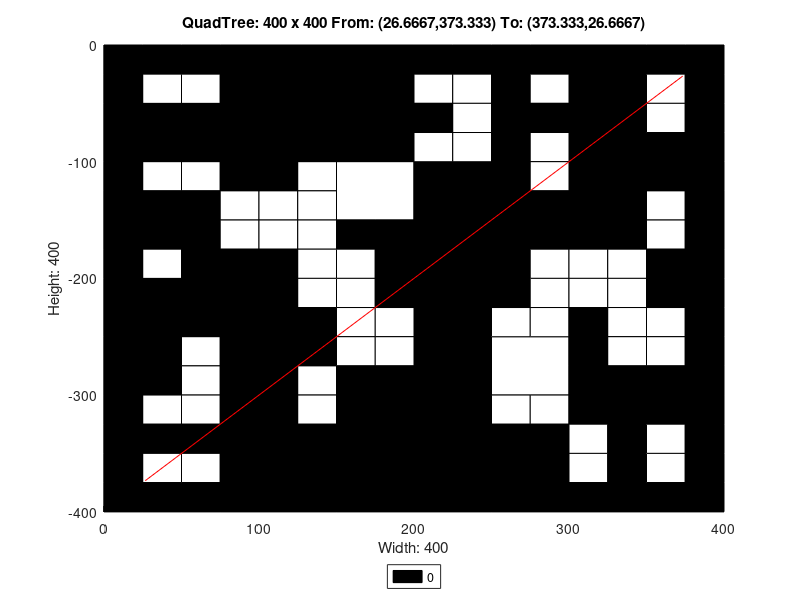

Recreate this plot in MATLAB.
axis([0 400 -400 0]);
title('QuadTree: 400 x 400 From: (26.6667,373.333) To: (373.333,26.6667)');
xlabel('Width: 400');
ylabel('Height: 400');
rectangle('Position',[100 -100 100 100], 'FaceColor',[0 0 0]);
rectangle('Position',[0 -100 50 50], 'FaceColor',[0 0 0]);
rectangle('Position',[50 -100 50 50], 'FaceColor',[0 0 0]);
rectangle('Position',[150 -150 50 50], 'FaceColor',[1 1 1]);
rectangle('Position',[300 -50 50 50], 'FaceColor',[0 0 0]);
rectangle('Position',[300 -100 50 50], 'FaceColor',[0 0 0]);
rectangle('Position',[200 -150 50 50], 'FaceColor',[0 0 0]);
rectangle('Position',[200 -200 50 50], 'FaceColor',[0 0 0]);
rectangle('Position',[300 -150 50 50], 'FaceColor',[0 0 0]);
rectangle('Position',[0 -250 50 50], 'FaceColor',[0 0 0]);
rectangle('Position',[50 -250 50 50], 'FaceColor',[0 0 0]);
rectangle('Position',[0 -300 50 50], 'FaceColor',[0 0 0]);
rectangle('Position',[150 -350 50 50], 'FaceColor',[0 0 0]);
rectangle('Position',[100 -400 50 50], 'FaceColor',[0 0 0]);
rectangle('Position',[150 -400 50 50], 'FaceColor',[0 0 0]);
rectangle('Position',[200 -250 50 50], 'FaceColor',[0 0 0]);
rectangle('Position',[200 -300 50 50], 'FaceColor',[0 0 0]);
rectangle('Position',[250 -300 50 50], 'FaceColor',[1 1 1]);
rectangle('Position',[200 -350 50 50], 'FaceColor',[0 0 0]);
rectangle('Position',[200 -400 50 50], 'FaceColor',[0 0 0]);
rectangle('Position',[250 -400 50 50], 'FaceColor',[0 0 0]);
rectangle('Position',[0 -25 25 25], 'FaceColor',[0 0 0]);
rectangle('Position',[25 -25 25 25], 'FaceColor',[0 0 0]);
rectangle('Position',[0 -50 25 25], 'FaceColor',[0 0 0]);
rectangle('Position',[25 -50 25 25], 'FaceColor',[1 1 1]);
rectangle('Position',[50 -25 25 25], 'FaceColor',[0 0 0]);
rectangle('Position',[75 -25 25 25], 'FaceColor',[0 0 0]);
rectangle('Position',[50 -50 25 25], 'FaceColor',[1 1 1]);
rectangle('Position',[75 -50 25 25], 'FaceColor',[0 0 0]);
rectangle('Position',[0 -125 25 25], 'FaceColor',[0 0 0]);
rectangle('Position',[25 -125 25 25], 'FaceColor',[1 1 1]);
rectangle('Position',[0 -150 25 25], 'FaceColor',[0 0 0]);
rectangle('Position',[25 -150 25 25], 'FaceColor',[0 0 0]);
rectangle('Position',[50 -125 25 25], 'FaceColor',[1 1 1]);
rectangle('Position',[75 -125 25 25], 'FaceColor',[0 0 0]);
rectangle('Position',[50 -150 25 25], 'FaceColor',[0 0 0]);
rectangle('Position',[75 -150 25 25], 'FaceColor',[1 1 1]);
rectangle('Position',[0 -175 25 25], 'FaceColor',[0 0 0]);
rectangle('Position',[25 -175 25 25], 'FaceColor',[0 0 0]);
rectangle('Position',[0 -200 25 25], 'FaceColor',[0 0 0]);
rectangle('Position',[25 -200 25 25], 'FaceColor',[1 1 1]);
rectangle('Position',[50 -175 25 25], 'FaceColor',[0 0 0]);
rectangle('Position',[75 -175 25 25], 'FaceColor',[1 1 1]);
rectangle('Position',[50 -200 25 25], 'FaceColor',[0 0 0]);
rectangle('Position',[75 -200 25 25], 'FaceColor',[0 0 0]);
rectangle('Position',[100 -125 25 25], 'FaceColor',[0 0 0]);
rectangle('Position',[125 -125 25 25], 'FaceColor',[1 1 1]);
rectangle('Position',[100 -150 25 25], 'FaceColor',[1 1 1]);
rectangle('Position',[125 -150 25 25], 'FaceColor',[1 1 1]);
rectangle('Position',[100 -175 25 25], 'FaceColor',[1 1 1]);
rectangle('Position',[125 -175 25 25], 'FaceColor',[1 1 1]);
rectangle('Position',[100 -200 25 25], 'FaceColor',[0 0 0]);
rectangle('Position',[125 -200 25 25], 'FaceColor',[1 1 1]);
rectangle('Position',[150 -175 25 25], 'FaceColor',[0 0 0]);
rectangle('Position',[175 -175 25 25], 'FaceColor',[0 0 0]);
rectangle('Position',[150 -200 25 25], 'FaceColor',[1 1 1]);
rectangle('Position',[175 -200 25 25], 'FaceColor',[0 0 0]);
rectangle('Position',[200 -25 25 25], 'FaceColor',[0 0 0]);
rectangle('Position',[225 -25 25 25], 'FaceColor',[0 0 0]);
rectangle('Position',[200 -50 25 25], 'FaceColor',[1 1 1]);
rectangle('Position',[225 -50 25 25], 'FaceColor',[1 1 1]);
rectangle('Position',[250 -25 25 25], 'FaceColor',[0 0 0]);
rectangle('Position',[275 -25 25 25], 'FaceColor',[0 0 0]);
rectangle('Position',[250 -50 25 25], 'FaceColor',[0 0 0]);
rectangle('Position',[275 -50 25 25], 'FaceColor',[1 1 1]);
rectangle('Position',[200 -75 25 25], 'FaceColor',[0 0 0]);
rectangle('Position',[225 -75 25 25], 'FaceColor',[1 1 1]);
rectangle('Position',[200 -100 25 25], 'FaceColor',[1 1 1]);
rectangle('Position',[225 -100 25 25], 'FaceColor',[1 1 1]);
rectangle('Position',[250 -75 25 25], 'FaceColor',[0 0 0]);
rectangle('Position',[275 -75 25 25], 'FaceColor',[0 0 0]);
rectangle('Position',[250 -100 25 25], 'FaceColor',[0 0 0]);
rectangle('Position',[275 -100 25 25], 'FaceColor',[1 1 1]);
rectangle('Position',[350 -25 25 25], 'FaceColor',[0 0 0]);
rectangle('Position',[375 -25 25 25], 'FaceColor',[0 0 0]);
rectangle('Position',[350 -50 25 25], 'FaceColor',[1 1 1]);
rectangle('Position',[375 -50 25 25], 'FaceColor',[0 0 0]);
rectangle('Position',[350 -75 25 25], 'FaceColor',[1 1 1]);
rectangle('Position',[375 -75 25 25], 'FaceColor',[0 0 0]);
rectangle('Position',[350 -100 25 25], 'FaceColor',[0 0 0]);
rectangle('Position',[375 -100 25 25], 'FaceColor',[0 0 0]);
rectangle('Position',[250 -125 25 25], 'FaceColor',[0 0 0]);
rectangle('Position',[275 -125 25 25], 'FaceColor',[1 1 1]);
rectangle('Position',[250 -150 25 25], 'FaceColor',[0 0 0]);
rectangle('Position',[275 -150 25 25], 'FaceColor',[0 0 0]);
rectangle('Position',[250 -175 25 25], 'FaceColor',[0 0 0]);
rectangle('Position',[275 -175 25 25], 'FaceColor',[0 0 0]);
rectangle('Position',[250 -200 25 25], 'FaceColor',[0 0 0]);
rectangle('Position',[275 -200 25 25], 'FaceColor',[1 1 1]);
rectangle('Position',[350 -125 25 25], 'FaceColor',[0 0 0]);
rectangle('Position',[375 -125 25 25], 'FaceColor',[0 0 0]);
rectangle('Position',[350 -150 25 25], 'FaceColor',[1 1 1]);
rectangle('Position',[375 -150 25 25], 'FaceColor',[0 0 0]);
rectangle('Position',[300 -175 25 25], 'FaceColor',[0 0 0]);
rectangle('Position',[325 -175 25 25], 'FaceColor',[0 0 0]);
rectangle('Position',[300 -200 25 25], 'FaceColor',[1 1 1]);
rectangle('Position',[325 -200 25 25], 'FaceColor',[1 1 1]);
rectangle('Position',[350 -175 25 25], 'FaceColor',[1 1 1]);
rectangle('Position',[375 -175 25 25], 'FaceColor',[0 0 0]);
rectangle('Position',[350 -200 25 25], 'FaceColor',[0 0 0]);
rectangle('Position',[375 -200 25 25], 'FaceColor',[0 0 0]);
rectangle('Position',[50 -275 25 25], 'FaceColor',[1 1 1]);
rectangle('Position',[75 -275 25 25], 'FaceColor',[0 0 0]);
rectangle('Position',[50 -300 25 25], 'FaceColor',[1 1 1]);
rectangle('Position',[75 -300 25 25], 'FaceColor',[0 0 0]);
rectangle('Position',[100 -225 25 25], 'FaceColor',[0 0 0]);
rectangle('Position',[125 -225 25 25], 'FaceColor',[1 1 1]);
rectangle('Position',[100 -250 25 25], 'FaceColor',[0 0 0]);
rectangle('Position',[125 -250 25 25], 'FaceColor',[0 0 0]);
rectangle('Position',[150 -225 25 25], 'FaceColor',[1 1 1]);
rectangle('Position',[175 -225 25 25], 'FaceColor',[0 0 0]);
rectangle('Position',[150 -250 25 25], 'FaceColor',[1 1 1]);
rectangle('Position',[175 -250 25 25], 'FaceColor',[1 1 1]);
rectangle('Position',[100 -275 25 25], 'FaceColor',[0 0 0]);
rectangle('Position',[125 -275 25 25], 'FaceColor',[0 0 0]);
rectangle('Position',[100 -300 25 25], 'FaceColor',[0 0 0]);
rectangle('Position',[125 -300 25 25], 'FaceColor',[1 1 1]);
rectangle('Position',[150 -275 25 25], 'FaceColor',[1 1 1]);
rectangle('Position',[175 -275 25 25], 'FaceColor',[1 1 1]);
rectangle('Position',[150 -300 25 25], 'FaceColor',[0 0 0]);
rectangle('Position',[175 -300 25 25], 'FaceColor',[0 0 0]);
rectangle('Position',[0 -325 25 25], 'FaceColor',[0 0 0]);
rectangle('Position',[25 -325 25 25], 'FaceColor',[1 1 1]);
rectangle('Position',[0 -350 25 25], 'FaceColor',[0 0 0]);
rectangle('Position',[25 -350 25 25], 'FaceColor',[0 0 0]);
rectangle('Position',[50 -325 25 25], 'FaceColor',[1 1 1]);
rectangle('Position',[75 -325 25 25], 'FaceColor',[0 0 0]);
rectangle('Position',[50 -350 25 25], 'FaceColor',[0 0 0]);
rectangle('Position',[75 -350 25 25], 'FaceColor',[0 0 0]);
rectangle('Position',[0 -375 25 25], 'FaceColor',[0 0 0]);
rectangle('Position',[25 -375 25 25], 'FaceColor',[1 1 1]);
rectangle('Position',[0 -400 25 25], 'FaceColor',[0 0 0]);
rectangle('Position',[25 -400 25 25], 'FaceColor',[0 0 0]);
rectangle('Position',[50 -375 25 25], 'FaceColor',[1 1 1]);
rectangle('Position',[75 -375 25 25], 'FaceColor',[0 0 0]);
rectangle('Position',[50 -400 25 25], 'FaceColor',[0 0 0]);
rectangle('Position',[75 -400 25 25], 'FaceColor',[0 0 0]);
rectangle('Position',[100 -325 25 25], 'FaceColor',[0 0 0]);
rectangle('Position',[125 -325 25 25], 'FaceColor',[1 1 1]);
rectangle('Position',[100 -350 25 25], 'FaceColor',[0 0 0]);
rectangle('Position',[125 -350 25 25], 'FaceColor',[0 0 0]);
rectangle('Position',[250 -225 25 25], 'FaceColor',[0 0 0]);
rectangle('Position',[275 -225 25 25], 'FaceColor',[1 1 1]);
rectangle('Position',[250 -250 25 25], 'FaceColor',[1 1 1]);
rectangle('Position',[275 -250 25 25], 'FaceColor',[1 1 1]);
rectangle('Position',[300 -225 25 25], 'FaceColor',[1 1 1]);
rectangle('Position',[325 -225 25 25], 'FaceColor',[1 1 1]);
rectangle('Position',[300 -250 25 25], 'FaceColor',[0 0 0]);
rectangle('Position',[325 -250 25 25], 'FaceColor',[1 1 1]);
rectangle('Position',[350 -225 25 25], 'FaceColor',[0 0 0]);
rectangle('Position',[375 -225 25 25], 'FaceColor',[0 0 0]);
rectangle('Position',[350 -250 25 25], 'FaceColor',[1 1 1]);
rectangle('Position',[375 -250 25 25], 'FaceColor',[0 0 0]);
rectangle('Position',[300 -275 25 25], 'FaceColor',[0 0 0]);
rectangle('Position',[325 -275 25 25], 'FaceColor',[1 1 1]);
rectangle('Position',[300 -300 25 25], 'FaceColor',[0 0 0]);
rectangle('Position',[325 -300 25 25], 'FaceColor',[0 0 0]);
rectangle('Position',[350 -275 25 25], 'FaceColor',[1 1 1]);
rectangle('Position',[375 -275 25 25], 'FaceColor',[0 0 0]);
rectangle('Position',[350 -300 25 25], 'FaceColor',[0 0 0]);
rectangle('Position',[375 -300 25 25], 'FaceColor',[0 0 0]);
rectangle('Position',[250 -325 25 25], 'FaceColor',[1 1 1]);
rectangle('Position',[275 -325 25 25], 'FaceColor',[1 1 1]);
rectangle('Position',[250 -350 25 25], 'FaceColor',[0 0 0]);
rectangle('Position',[275 -350 25 25], 'FaceColor',[0 0 0]);
rectangle('Position',[300 -325 25 25], 'FaceColor',[0 0 0]);
rectangle('Position',[325 -325 25 25], 'FaceColor',[0 0 0]);
rectangle('Position',[300 -350 25 25], 'FaceColor',[1 1 1]);
rectangle('Position',[325 -350 25 25], 'FaceColor',[0 0 0]);
rectangle('Position',[350 -325 25 25], 'FaceColor',[0 0 0]);
rectangle('Position',[375 -325 25 25], 'FaceColor',[0 0 0]);
rectangle('Position',[350 -350 25 25], 'FaceColor',[1 1 1]);
rectangle('Position',[375 -350 25 25], 'FaceColor',[0 0 0]);
rectangle('Position',[300 -375 25 25], 'FaceColor',[1 1 1]);
rectangle('Position',[325 -375 25 25], 'FaceColor',[0 0 0]);
rectangle('Position',[300 -400 25 25], 'FaceColor',[0 0 0]);
rectangle('Position',[325 -400 25 25], 'FaceColor',[0 0 0]);
rectangle('Position',[350 -375 25 25], 'FaceColor',[1 1 1]);
rectangle('Position',[375 -375 25 25], 'FaceColor',[0 0 0]);
rectangle('Position',[350 -400 25 25], 'FaceColor',[0 0 0]);
rectangle('Position',[375 -400 25 25], 'FaceColor',[0 0 0]);
X=[373.333,26.6667];
Y=[-26.6667,-373.333];
hold on;
plot(X,Y,'r');
legend('0','Location','southoutside');
